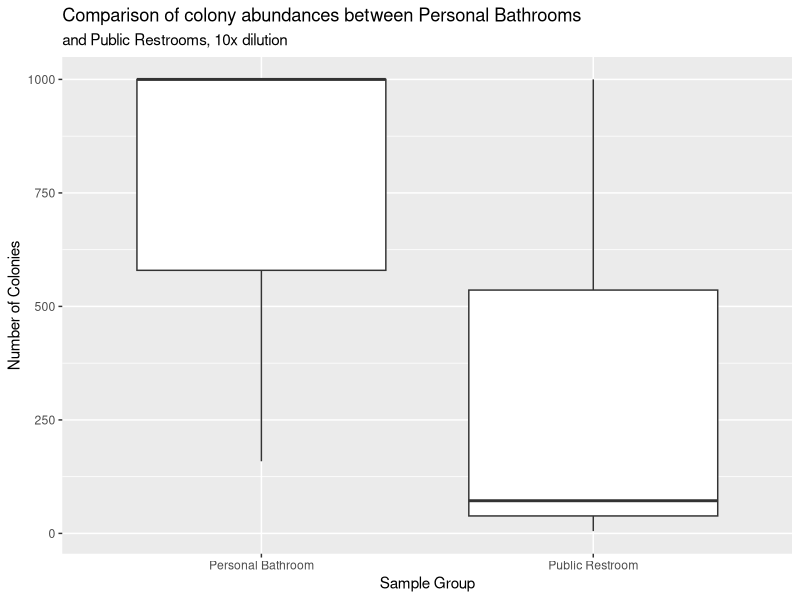
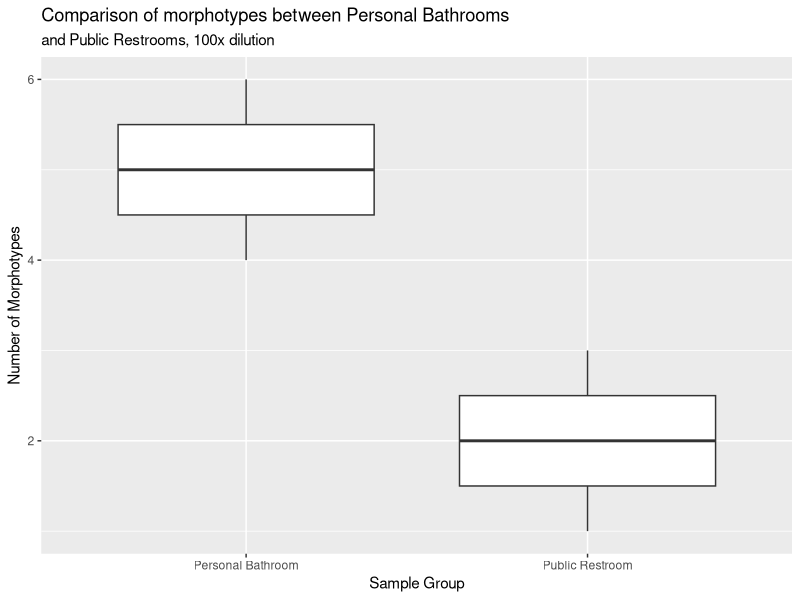

The R source for these figures, in order:
## ---- chunk 1
knitr::opts_chunk$set(echo = FALSE, message = FALSE, warning = FALSE)
## ---- chunk 2
library("ggplot2")
library("dplyr")
library("tidyr")
library("readr")
library("broom")
library("knitr")
## ---- chunk 3
# read in the culture data from csv
culture_data <- read_csv(
  "data/raw_data/raw_culture_count_data/BIOL422_culturing_data.csv")
## ---- chunk 4
# filter out only my 100x dilutions and make a boxplot
culture_data %>%
  filter(student_name == "Adelle Sumabat") %>%
  filter(dilution_1_10_or_100 == "10") %>%
  ggplot(aes(x = sample_group,
             y = number_of_colonies)) +
  geom_boxplot() +
  ggtitle("Comparison of colony abundances between Personal Bathrooms",
                "and Public Restrooms, 10x dilution") +
  xlab("Sample Group") +
  ylab("Number of Colonies")
## ---- chunk 5
# run a statistical test to compare the two groups of abundances
culture_data %>%
  filter(student_name == "Adelle Sumabat") %>%
  filter(dilution_1_10_or_100 == "10") %>%
  wilcox.test(data = .,
              number_of_colonies ~ sample_group) %>%
  broom::glance(x = .) %>%
  knitr::kable()
## ---- chunk 6
# filter out only my 100x dilutions and make a boxplot
culture_data %>%
  filter(student_name == "Adelle Sumabat") %>%
  filter(dilution_1_10_or_100 == "100") %>%
  ggplot(aes(x = sample_group,
             y = as.numeric(number_of_morphotypes))) +
  geom_boxplot() +
  ggtitle("Comparison of morphotypes between Personal Bathrooms",
                "and Public Restrooms, 100x dilution") +
  xlab("Sample Group") +
  ylab("Number of Morphotypes")
## ---- chunk 7
# run a statistical test to compare the two groups of abundances
culture_data %>%
  filter(student_name == "Adelle Sumabat") %>%
  filter(dilution_1_10_or_100 == "100") %>%
  wilcox.test(data = .,
              as.numeric(number_of_morphotypes) ~ sample_group) %>%
  broom::glance(x = .) %>%
  knitr::kable()
